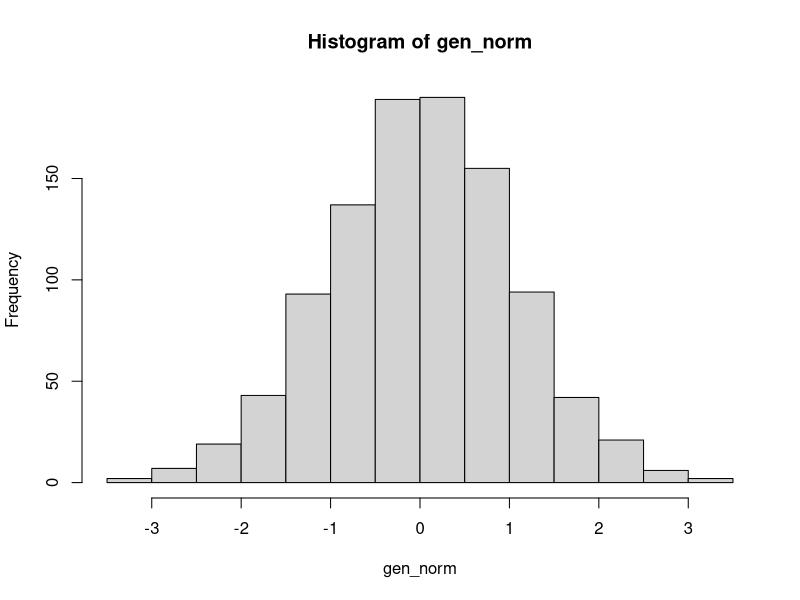
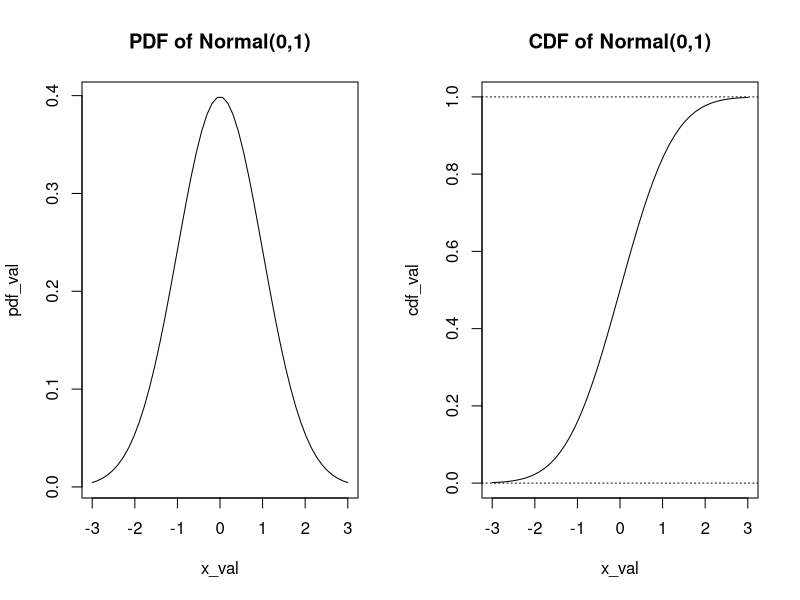
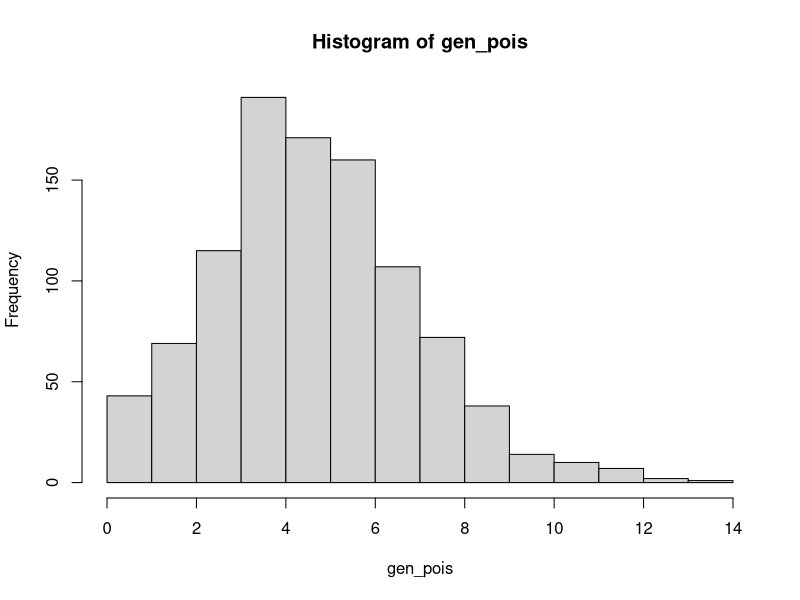
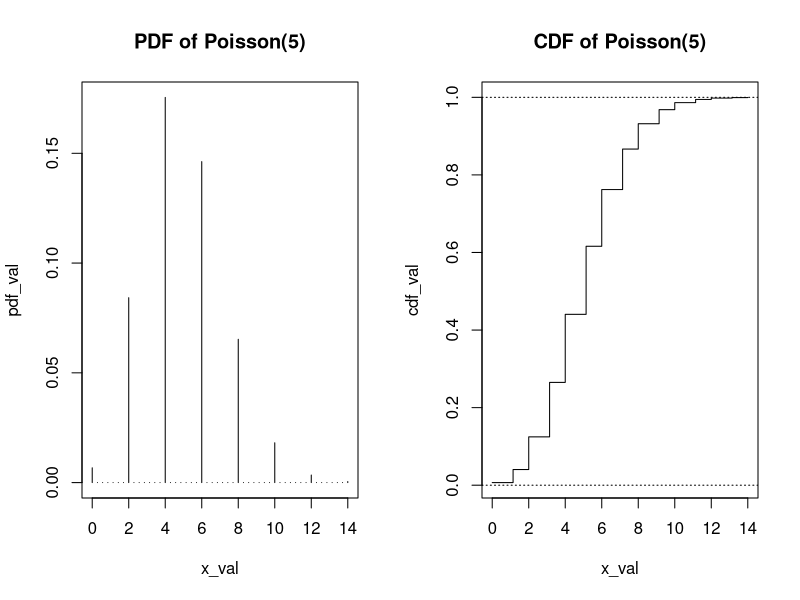
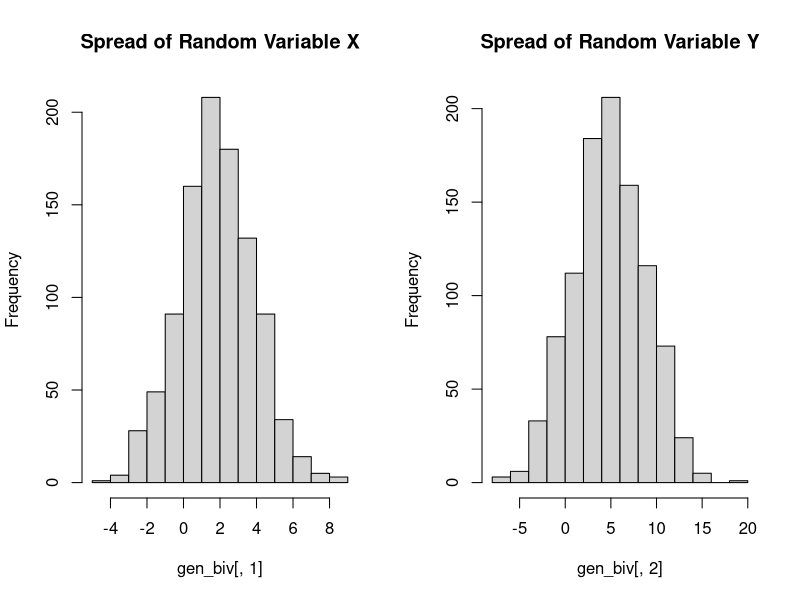
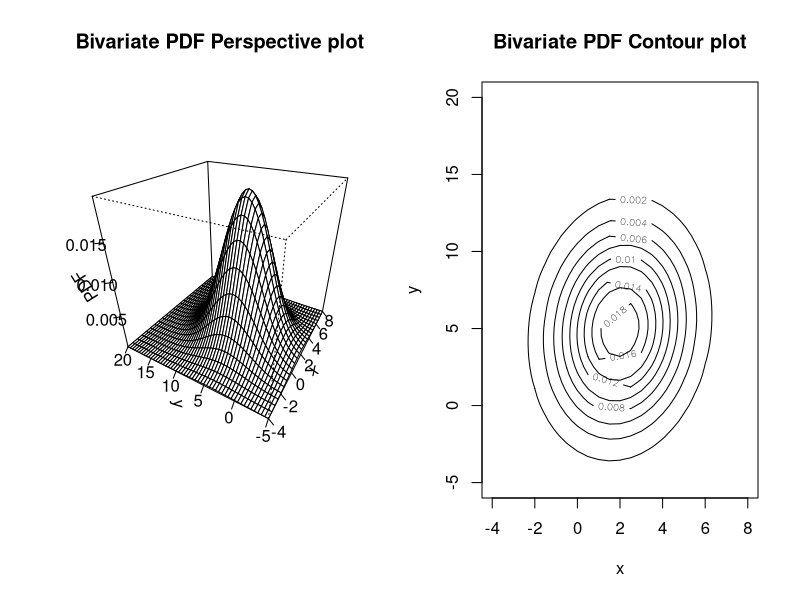
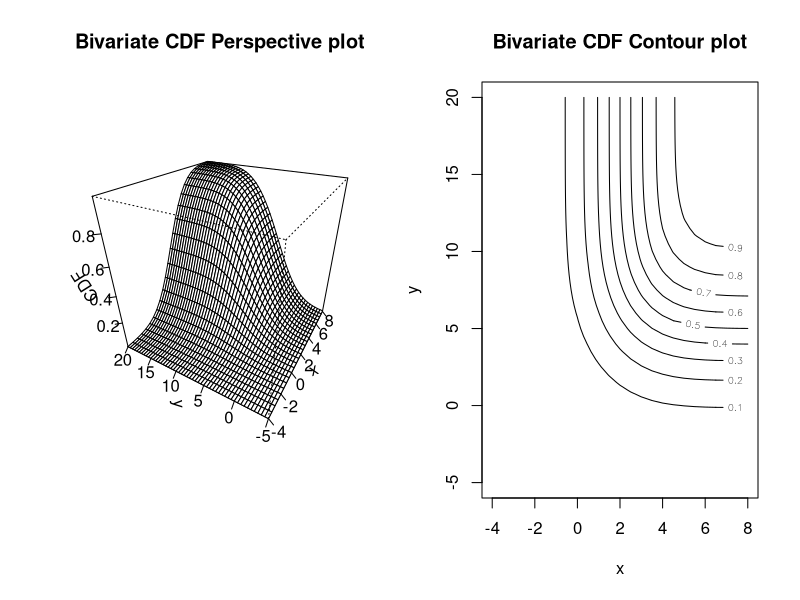
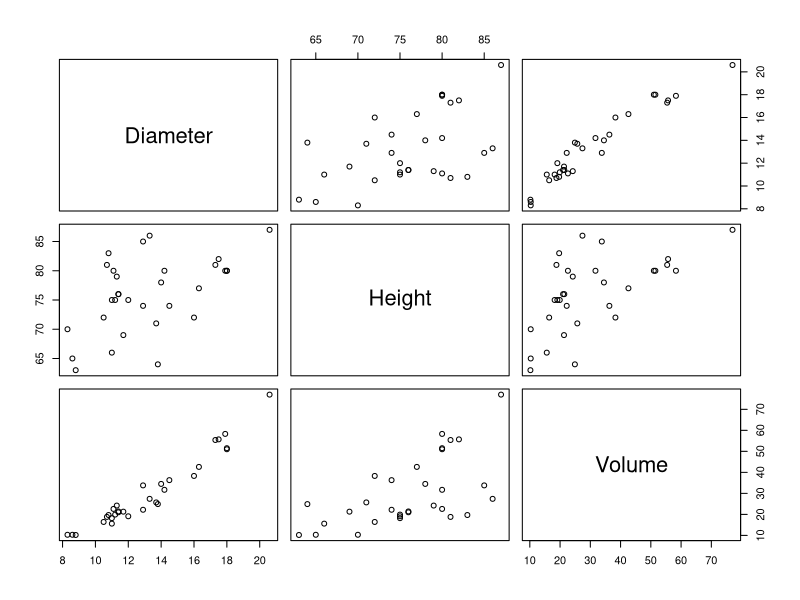

The R source for these figures, in order:
  # Statistics in R
library(mvtnorm)
library(mnormt)
library(psych)
library(MASS)
library(nortest)

# Random Variables & Distributions

  #Univariate case:

# Find probability of a realization of 8 in a Poisson distribution with lambda 5
dpois(8, lambda=5)

# Find probability of that a realization is less than 8 in a Poisson distribution with lambda 5
ppois(8, lambda=5)

# Find the realisation (threshold) for which 70% of the observations of Poisson distribution of lambda 5 lie below this threshold.
ppois(8, lambda=5)

#Generate 1000 realisations of a Poisson random variable with lambda 5
set.seed(10) #Ensures the command below generates same results
rpois(n=5, lambda=5)
    
#Visualising Univariate pdf and cdf graphs

#First, we generate realisations of a Normal(0,1) distribution (continuous)
set.seed(100)
gen_norm <- rnorm(1000, 0, 1)

#We make use of our realisations to findthe range of x values that we can generate to build the pdf and cdf graphs 
#of Normal(0,1) using the histogram function, that way we ensure a accurate pdf and cdf graph (to the tails of the 
#distribution) is shown.
hist(gen_norm)

#We see that the realisations of a Normal distribution therefore lies between -3 and 3. These can be used
#to construct the sequence of x-values to use for the pdf and cdf graphing.

#Start coding inputs for the pdf graph
x_val <- seq(-3,3, length.out=50) #Create x-values sequence to input into the pdf function
pdf_val <- dnorm(x_val, 0, 1) #Returns values of pdfs for every x value (realisation) input
cdf_val <- pnorm(x_val, 0, 1) #Returns values of cdfs for every x value (realisation) input
par(mfrow=c(1,2))
plot(x_val, pdf_val, type="l", main="PDF of Normal(0,1)")
plot(x_val, cdf_val, type="l", main="CDF of Normal(0,1)")
abline(h=1, lty=3); abline(h=0, lty=3) #Visual barrier to tell us that CDF graph lies between 0 and 1 

# We generate pdf and cdf graphs of the Poisson(5) distribution (discrete)
set.seed(100)
gen_pois <- rpois(1000, 5)

# Check range of realizations that allow us to 
par(mfrow=c(1,1))
hist(gen_pois)
x_val <- seq(0, 14, length.out=50)
pdf_val <- dpois(x_val, 5)
cdf_val <- ppois(x_val, 5)
par(mfrow=c(1,2))
plot(x_val, pdf_val, type="h", main="PDF of Poisson(5)")
plot(x_val, cdf_val, type="s", main="CDF of Poisson(5)")
abline(h=1, lty=3); abline(h=0, lty=3)


  # Mulitvariate Case: Bivariate Normal as Example

# First, we construct the mean vector and variance-covariance matrix of the bivariate normal distribution
mean_vecx<-c(2,5) # mu
varX<-4; varY<-16; corXY<-0.1
covXY<-corXY*(varX*varY)^0.5
covar_matx<-matrix(c(varX,covXY,covXY,varY),2,2)

#Now, we want to find the probability of A=1 and B=1
input_vector <- c(1,1) #Inputs of realisations a=1 and b=1 for the pdf 
dmnorm(input_vector, mean_vecx, covar_matx) #Finds the pdf of P[X=1, Y=1]

#Find the cdf of a bivariate normal distribution with same input, that is P[X<1. Y<1]
pmnorm(input_vector, mean_vecx, covar_matx)
#Set number of simulations and set.seed() to ensure you produce same results
set.seed(110); number_sims <- 15
rmnorm(number_sims, mean_vecx, covar_matx)

# Create pdf and cdf graphs of bivariate normal of the same parameters above
number_sims_new <- 1000
gen_biv <- rmnorm(number_sims_new, mean_vecx, covar_matx)
hist(gen_biv[,1], main="Spread of Random Variable X"); hist(gen_biv[,2],main="Spread of Random Variable Y")

#We see that for X, realisations lie between -4 and 8, while for Y, realisations lie between -5 and 20.

x_biv <- seq(-4, 8, 0.5); y_biv <- seq(-5, 20, 0.5)

#Create pdf function that allows us to input x and y realisations into the multivariate pdf 

pdf_biv <- function(x,y){dmnorm(cbind(x,y), mean_vecx, covar_matx)}
cdf_biv <- function(x,y){pmnorm(cbind(x,y), mean_vecx, covar_matx)}

# Now, we need to find values of the pdf for every different possible combinations of the x and y
# The function outer() does the trick for us. 

pdf_valbiv <- outer(x_biv, y_biv, pdf_biv)
cdf_valbiv <- outer(x_biv, y_biv, cdf_biv)

# The pdf we plot now is essentially a three dimensional plot, which we can display either 3-dimensionally by 
# a perspective plot persp() or a 2-dimensional contour plot
par(mfrow=c(1,2))
persp(x_biv, y_biv, pdf_valbiv, theta=-60, phi=30, expand=1, ticktype='detailed',xlab="x", ylab="y", zlab="PDF", main="Bivariate PDF Perspective plot")
contour(x_biv, y_biv, pdf_valbiv, xlab="x", ylab="y", main="Bivariate PDF Contour plot")
par(mfrow=c(1,2))
persp(x_biv, y_biv, cdf_valbiv, theta=-60, phi=30, expand=1, ticktype='detailed', xlab="x", ylab="y", zlab="CDF", main="Bivariate CDF Perspective plot")
contour(x_biv, y_biv, cdf_valbiv, xlab="x", ylab="y", main="Bivariate CDF Contour plot")





# Descriptive Statistics Functions

library(datasets) #install.packages("datasets") if not yet installed
trees #trees dataset is base dataset, there is no need to load it, simply typing trees will show
colnames(trees)[1] <- "Diameter" # change column name from "Girth" to "Diameter"
summary(trees)

#Pairwise scatter plots of all variables in the trees data
plot(trees)

# The histogram shows spread using frequency or probabilities (when freq=FALSE added)
hist(trees$Diameter, freq=FALSE) 

# Pairwise plots gives an complete overview of the dataset by displaying numerous descriptive statistics visualisations
library(psych) #install psych if not yet done
pairs.panels(trees)


  #Types of Statistical Tests

#Normality Test: graphical

#Using histogram + pdf

#Find mean and variance of the variable Height assuming it has normal distribution
mh <- mean(trees$Height); vh <- var(trees$Height)

#Graph the spread of the variable Height
hist(trees$Height, freq=FALSE, main="Graphically Testing Normality of Height")

#We see that height takes value from 60 to 90, thus we try to find pdf of these height values assuming
#height is normally distributed

lines(60:90, dnorm(60:90, mh, sqrt(vh)))

#The histogram and the pdf clearly tells us that Height is normally distributed via this method as the spread
#of the Height fits the pdf of the height assuming it was normally distributed with some mean and variance.

#Using QQ-plot
par(mfrow=c(1,3))
#The function qqnorm() produces the 
qqnorm(trees$Height, main="QQ Plot Height"); qqline(trees$Height)
qqnorm(trees$Diameter, main="QQ Plot Diameter"); qqline(trees$Diameter)
qqnorm(trees$Volume, main="QQ Plot Volume"); qqline(trees$Volume)

#Normality Test: analytical

#Jarque Bera Test
library(tseries)
jarque.bera.test(trees$Height); jarque.bera.test(trees$Diameter); jarque.bera.test(trees$Volume)

#Using significance level of 5%, there is evidence to suggest Height & Diameter are normally distributed, 
#while there is no evidence suggesting Diameter is normally distributed.

#Shapiro Test
shapiro.test(trees$Height); shapiro.test(trees$Diameter); shapiro.test(trees$Volume)

#Using significance level of 5%, it has same conclusion as the Jarque-Bera Test

#Anderson Darling Test
ad.test(trees$Height); ad.test(trees$Diameter); ad.test(trees$Volume)

#Kolmogorov-Smirnov Test 1: Using significance level 5%, there is evidence to suggest Height is normally distributed, 
#while there is no evidence to suggest Diameter and Volume is normally distributed

ks.test(trees$Height,"pnorm", mean(trees$Height), var(trees$Height))
ks.test(trees$Diameter,"pnorm",mean(trees$Diameter),var(trees$Diameter))
ks.test(trees$Volume,"pnorm",mean(trees$Volume),var(trees$Volume))

#Kolmogorov-Smirnov Test 2: Testing if Gamma(1,5) is equivalent to Exp(5)

#In theory, these should be equal, what about by test?

set.seed(100)
ks.test(rgamma(1000, 1, 5), rexp(1000, 5))

# The p-value tells us there is evidence that both of them are of the same distribution, aligning with theory.


  # T-tests

# T- tests for one-sample
xt_test <- rnorm(1000, mean=3) #generate normal distribution of N(3,1)
t.test(xt_test, mu=0)

# The p-value is smaller than 5%, giving us evidence to reject the null which states that mu is 0.
# This should be logical because our sample was generated as a N(3,1) distribution.

# T- tests for two-samples
yt_test <- rnorm(1000, mean=0) #generate normal distribution N(0,1)
t.test(xt_test, yt_test, var.equal=TRUE)


  #Equal Variance Tests

var.test(xt_test, yt_test)


  # Maximum Likelihood Optimization

# Construct data set of realisations of random variable Y
y <- c(225, 171, 198, 189, 189, 135, 162, 135, 117, 162)

# We believe that our observations is best explained by a Exponential distribution, but we need to find the parameter for the Exponential distribution

# Construct the likelihood function of the random variable Y
L <- function(theta){Y = prod(exp(-y/theta)/theta) ; Y}

# Find the parameter of the Exponential Distribution that best explains the data (maximizes the likelihood)
a=optimize(L, c(1,500), maximum = TRUE)
a$maximum
mean(y)

  # fitdistr()

y_fit <- rexp(1000, 5)

# We want to find the parameter that fits the realisations. Through the code above, we expect the rate of the exponential to be close to 5

fit <- fitdistr(y_fit, "exponential")

fit$est
